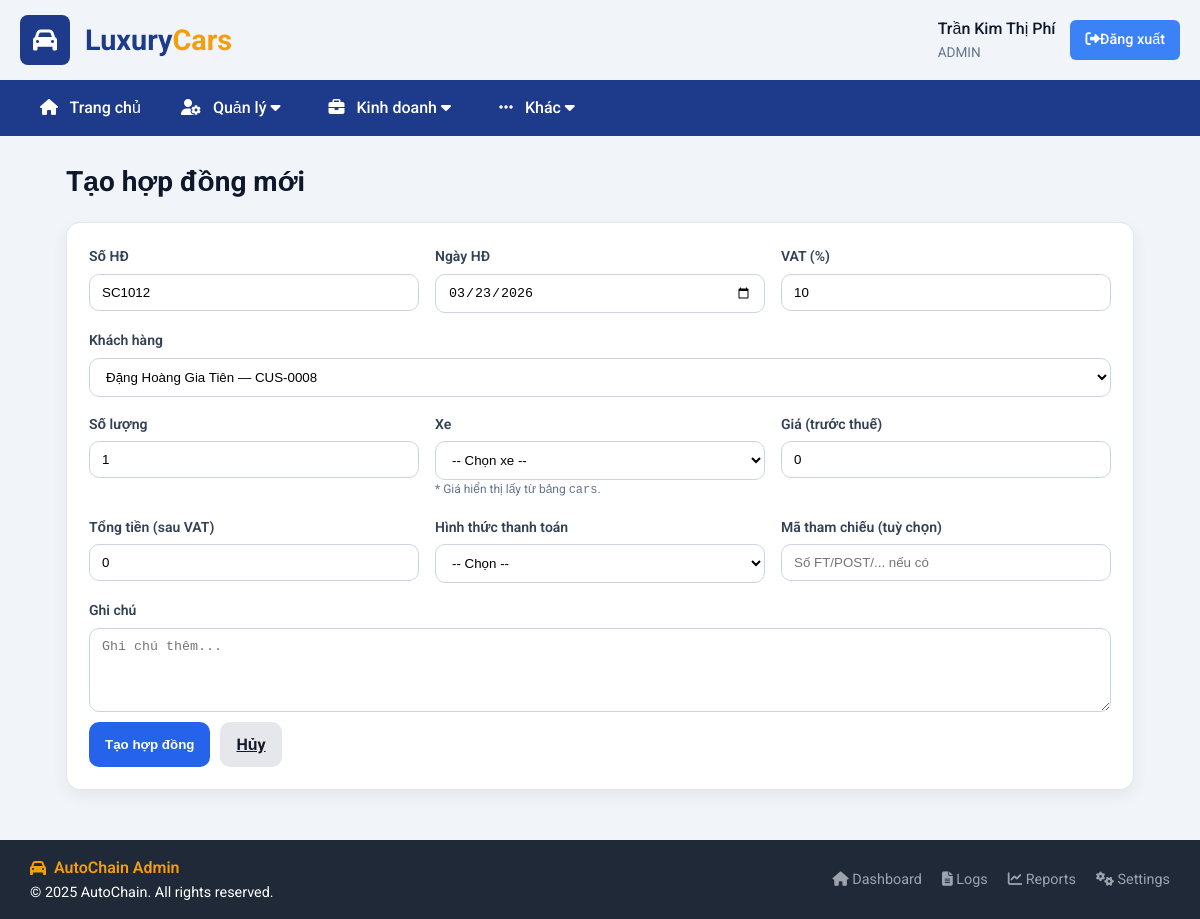
The app's page /admin/contract_create.php (signed in) with its own data.
### tables this page shows
CREATE TABLE `users` (
  `user_code` varchar(20) NOT NULL,
  `username` varchar(50) NOT NULL,
  `email` varchar(120) NOT NULL,
  `password_hash` varchar(255) NOT NULL,
  `full_name` varchar(150) DEFAULT NULL,
  `role` enum('ADMIN','CUSTOMER') NOT NULL DEFAULT 'CUSTOMER',
  `customer_code` varchar(15) DEFAULT NULL,
  `is_active` tinyint(4) NOT NULL DEFAULT 1,
  `created_at` datetime NOT NULL DEFAULT current_timestamp(),
  `id` int(10) UNSIGNED NOT NULL
);

CREATE TABLE `sales_contracts` (
  `contract_no` varchar(20) NOT NULL,
  `contract_date` date NOT NULL,
  `customer_code` varchar(15) NOT NULL,
  `car_code` varchar(12) NOT NULL,
  `appointment_no` varchar(12) DEFAULT NULL,
  `quantity` int(11) NOT NULL DEFAULT 1,
  `unit_price` decimal(15,2) NOT NULL,
  `vat_rate` decimal(4,2) NOT NULL DEFAULT 10.00,
  `vat_amount` decimal(15,2) NOT NULL DEFAULT 0.00,
  `total_amount` decimal(15,2) NOT NULL,
  `status` enum('SIGNED') NOT NULL DEFAULT 'SIGNED',
  `contract_file` varchar(255) DEFAULT NULL,
  `notes` text DEFAULT NULL,
  `created_at` datetime NOT NULL DEFAULT current_timestamp()
);

### admin/contract_create.php (the view, shortened to what this page needs)
<?php
include 'header.php';
include '../connect.php';
$conn->set_charset('utf8mb4');
$conn->query("SET time_zone = '+07:00'");
function h($s){ return htmlspecialchars((string)$s, ENT_QUOTES, 'UTF-8'); }
function nextSC(mysqli $conn): string {
  $r = $conn->query("SELECT contract_no FROM sales_contracts
                     WHERE contract_no LIKE 'SC%'
                     ORDER BY CAST(SUBSTRING(contract_no,3) AS UNSIGNED) DESC
                     LIMIT 1");
  $n = ($r && $r->num_rows) ? (int)preg_replace('/\D+/','', $r->fetch_assoc()['contract_no']) : 1000;
  return 'SC' . ($n + 1);
}
$contract_no = nextSC($conn);
$contract_date = date('Y-m-d');
$customers = [];
$crs = $conn->query("SELECT customer_code, full_name FROM customers ORDER BY created_at DESC, full_name ASC");
while ($r = $crs->fetch_assoc()) $customers[] = $r;
?>
<div class="page-wrap">
  <h2 class="title">Tạo hợp đồng mới</h2>
  <div class="card">
    <form method="post" autocomplete="off">
      <div class="form-grid">
        <div>
          <label>Số HĐ</label>
          <input type="text" name="contract_no" value="<?= h($contract_no) ?>" readonly>
        </div>
        <div>
          <label>Ngày HĐ</label>
          <input type="date" name="contract_date" value="<?= h($contract_date) ?>">
        </div>
        <div>
          <label>VAT (%)</label>
          <input type="number" step="0.01" id="vat_rate" name="vat_rate" value="10">
        </div>
        <div class="full">
          <label>Khách hàng</label>
          <select name="customer_code" required>
            <?php if (!$customers): ?>
              <option value="">— Chưa có khách hàng —</option>
            <?php else: ?>
              <?php foreach ($customers as $c): ?>
                <option value="<?= h($c['customer_code']) ?>">
                  <?= h($c['full_name']) ?> — <?= h($c['customer_code']) ?>
                </option>
              <?php endforeach; ?>
            <?php endif; ?>
          </select>
        </div>
        <div>
          <label>Số lượng</label>
          <input type="number" id="qty" name="quantity" min="1" value="1">
        </div>
        <div>
          <label>Xe</label>
          <select id="car_code" name="car_code" required>
            <option value="">-- Chọn xe --</option>
          </select>
          <div class="small">* Giá hiển thị lấy từ bảng <code>cars</code>.</div>
        </div>
        <div>
          <label>Giá (trước thuế)</label>
          <input type="number" id="unit_price" name="unit_price" value="0" step="1" readonly>
        </div>
        <div>
          <label>Tổng tiền (sau VAT)</label>
          <input type="number" id="total_amount" value="0" step="1" readonly>
        </div>
        <div>
          <label>Hình thức thanh toán</label>
          <select name="payment_method" id="payment_method">
            <option value="">-- Chọn --</option>
          </select>
        </div>
        <div>
          <label>Mã tham chiếu (tuỳ chọn)</label>
          <input type="text" name="reference_no" placeholder="Số FT/POST/... nếu có">
        </div>
        <div class="full">
          <label>Ghi chú</label>
          <textarea name="notes" placeholder="Ghi chú thêm..."></textarea>
        </div>
      </div>
      <div class="actions">
        <button class="btn btn-primary" type="submit">Tạo hợp đồng</button>
        <a class="btn btn-secondary" href="invoices.php">Hủy</a>
      </div>
    </form>
  </div>
</div>
<?php include 'footer.php'; ?>

### admin/header.php (shortened to what this page needs)
<?php
include '../connect.php';
$user_code = $_SESSION['user_code'] ?? null;
$user = null;
if ($user_code) {
    $sql = "SELECT full_name, role FROM users WHERE user_code = ?";
    $stmt = $conn->prepare($sql);
    $stmt->bind_param("s", $user_code);
    $stmt->execute();
    $result = $stmt->get_result();
    $user = $result->fetch_assoc();
}
?>
<head>
    <link rel="stylesheet" href="admin.css">
    <link rel="stylesheet" href="https://cdnjs.cloudflare.com/ajax/libs/font-awesome/6.4.0/css/all.min.css">
</head>
        <div class="container">
            <div class="header-top">
                <div class="logo">
                    <div style="background-color: var(--primary); width: 50px; height: 50px; border-radius: 8px; display: flex; align-items: center; justify-content: center; margin-right: 15px;">
                        <i class="fas fa-car" style="color: white; font-size: 24px;"></i>
                    </div>
                    <h1>Luxury<span>Cars</span></h1>
                </div>
                <div class="user-info">
                    <div class="user-details">
                        <h3><?= htmlspecialchars($user['full_name']) ?></h3>
                        <p><?= htmlspecialchars($user['role']) ?></p>
                    </div>
                    <a href="../Taikhoan/dangxuat.php" class="logout-btn"><i class="fas fa-sign-out-alt"></i>Đăng xuất</a>
                </div>
            </div>
        </div>
       <nav>
            <div class="container">
                <ul class="nav-menu">
                    <?php
                        $current_page = basename($_SERVER['PHP_SELF']);
                    ?>
                    <li><a href="index.php" class="<?php echo $current_page == 'index.php' ? 'active' : ''; ?>"><i class="fas fa-home"></i> Trang chủ</a></li>
                    <li class="dropdown">
                        <a href="#"class="<?php echo in_array($current_page, ['manage_users.php', 'customers.php', 'brands.php']) ? 'active' : ''; ?>"><i class="fas fa-user-cog"></i> Quản lý <i class="fas fa-caret-down"></i></a>
                    </li>
                    <li class="dropdown">
                        <a href="#"class="<?php echo in_array($current_page, ['xe.php', 'invoices.php', 'appointments.php', 'service_dashboard.php']) ? 'active' : ''; ?>"><i class="fas fa-briefcase"></i> Kinh doanh <i class="fas fa-caret-down"></i></a>
                    </li>
                    <li class="dropdown">
                        <a href="#"class="<?php echo in_array($current_page, ['reports.php', 'logs.php', 'contact_messages.php']) ? 'active' : ''; ?>"><i class="fas fa-ellipsis-h"></i> Khác <i class="fas fa-caret-down"></i></a>
                    </li>
                </ul>
            </div>
        </nav>

### admin/admin.css (style rules this page uses)
* { margin: 0; padding: 0; box-sizing: border-box; }
.container { width: 100%; max-width: 1400px; margin: 0 auto; padding: 0 20px; }
.btn { padding: 8px 15px; border-radius: 6px; border: none; font-weight: 500; cursor: pointer; transition: all 0.3s ease; display: inline-flex; align-items: center; }
.btn-primary { background: var(--primary); color: white; }

### admin/header.php (style rules this page uses)
.logout-btn { margin-left: 15px; padding: 8px 15px; background: var(--secondary); color: white; border-radius: 6px; text-decoration: none; font-size: 0.9rem; font-weight: 500; transition: 0.3s; }
.header-top { display: flex; justify-content: space-between; align-items: center; padding: 15px 0; }
.logo { display: flex; align-items: center; }
.logo h1 { font-size: 1.8rem; color: var(--primary); font-weight: 700; }
.logo span { color: var(--accent); }
.user-info { display: flex; align-items: center; }
.user-details h3 { font-size: 1rem; font-weight: 500; }
.user-details p { font-size: 0.85rem; color: var(--gray); }
nav { background-color: var(--primary); padding: 0; }
.nav-menu { display: flex; list-style: none; }
.nav-menu li { position: relative; }
.nav-menu a { display: block; padding: 15px 20px; color: white; text-decoration: none; font-weight: 500; transition: all 0.3s ease; }
.nav-menu a i { margin-right: 8px; }

### admin/contract_create.php (style rules this page uses)
.page-wrap { max-width:1100px;margin:24px auto;padding:0 16px; }
.card { background:#fff;border:1px solid #e5e7eb;border-radius:14px;padding:22px;box-shadow:0 6px 16px rgba(0,0,0,.06) }
h2.title { font-size:28px;margin:8px 0 18px;color:#0f172a }
.form-grid { display:grid;grid-template-columns:repeat(3,minmax(0,1fr));gap:16px }
.form-grid .full { grid-column:1/-1 }
label { display:block;font-weight:600;font-size:14px;color:#334155;margin-bottom:6px }
input[type=text],input[type=number],input[type=date],select,textarea { width:100%;padding:10px 12px;border:1px solid #cbd5e1;border-radius:10px;background:#fff }
textarea { min-height:84px;resize:vertical }
.actions { margin-top:10px;display:flex;gap:10px }
.btn { border:0;border-radius:10px;padding:10px 16px;font-weight:700;cursor:pointer }
.btn-primary { background:#2563eb;color:#fff }
.btn-secondary { background:#e5e7eb;color:#111827 }
.small { color:#64748b;font-size:12px }

### records on screen
users: full_name "Trần Kim Thị Phí", role "ADMIN"
sales_contracts: contract_no "SC1012"

### other values on screen
form field customer_code "Đặng Hoàng Gia Tiên — CUS-0008"
